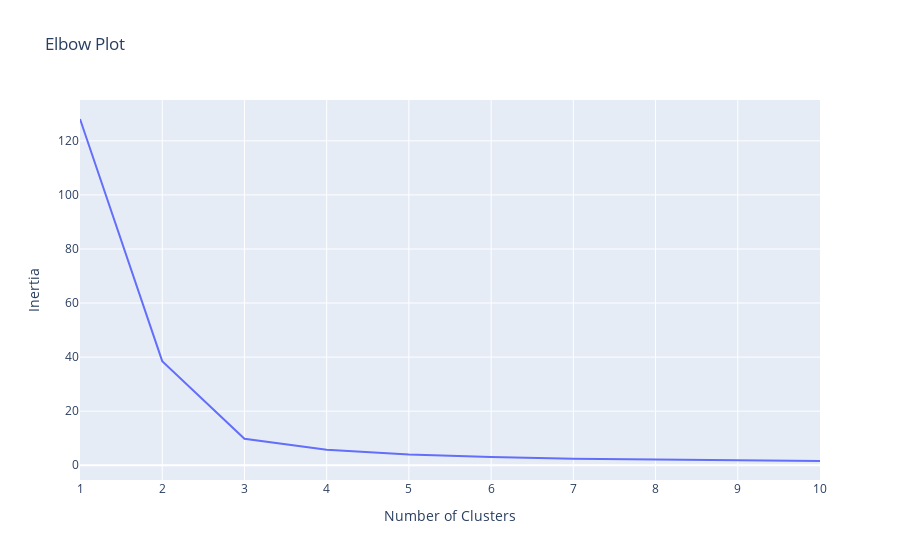

Notebook cell for this chart:
### Code cell
# Selecting only the numerical columns related to mental disorders
X= df.iloc[:, 3:]
print(X.head())

# elbow plot
inertia = []
for i in range(1, 11):
    kmeans = KMeans(n_clusters=i, random_state=42)
    kmeans.fit(X)
    inertia.append(kmeans.inertia_)

# Plotting the elbow plot with plotly
fig = px.line(x=range(1, 11), y=inertia, title='Elbow Plot', labels={'x': 'Number of Clusters', 'y': 'Inertia'})
fig.show()

### Figure 1 — Plotly figure (JSON) as saved in the notebook; plotly's stock layout.template omitted (floating-point values rounded to 4 significant figures)
{"data": [{"hovertemplate": "Number of Clusters=%{x}<br>Inertia=%{y}<extra></extra>", "legendgroup": "", "line": {"color": "#636efa", "dash": "solid"}, "marker": {"symbol": "circle"}, "mode": "lines", "name": "", "orientation": "v", "showlegend": false, "type": "scatter", "x": [1, 2, 3, 4, 5, 6, 7, 8, 9, 10], "xaxis": "x", "y": [128.1, 38.51, 9.784, 5.717, 4.014, 3.013, 2.393, 2.033, 1.787, 1.572], "yaxis": "y"}], "layout": {"legend": {"tracegroupgap": 0}, "title": {"text": "Elbow Plot"}, "xaxis": {"anchor": "y", "domain": [0, 1], "title": {"text": "Number of Clusters"}}, "yaxis": {"anchor": "x", "domain": [0, 1], "title": {"text": "Inertia"}}}}
